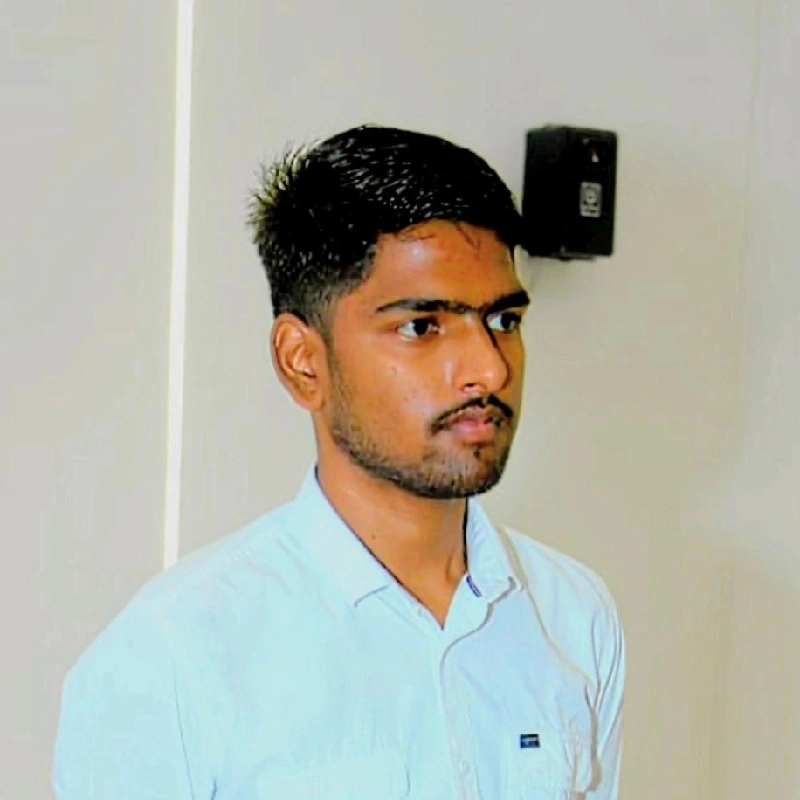
#> input picture 1750576974109.png, 800 x 800 px, found by its file name
$ python test_cosine_similarity.py
#> lines starting #> are read from the running program, lines starting #| are printed output that depends on the picture
import os
import glob
from PIL import Image
import numpy as np

# Load 10 reference OASIS images and downsample them to 32x32
oasis_files = glob.glob("Data/raw/neuro_ssl_outputs/data/raw/oasis_2d/**/*.jpg", recursive=True)
reference_files = oasis_files[:20]

references = []
for f in reference_files:
    img = Image.open(f).convert('L').resize((32, 32), Image.BILINEAR)
    vec = np.array(img, dtype=float).flatten()
    # Normalize vector to unit length
    norm = np.linalg.norm(vec)
    if norm > 0:
        vec /= norm
    references.append(vec)

def test_similarity(path):
#> called with path = '1750576974109.png'
    try:
        img = Image.open(path).convert('L').resize((32, 32), Image.BILINEAR)
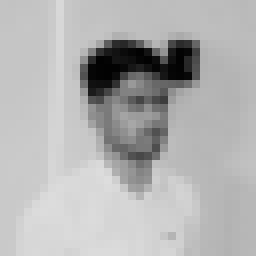
#> img: PIL image 32x32 L (shown 8 times larger); min 2, max 221, mean 177.8
        vec = np.array(img, dtype=float).flatten()
#> vec = 1024 values, max 221 at index 717, min 2 at index 209, mean 177.8
        norm = np.linalg.norm(vec)
#> norm = 5892.1
        if norm > 0:
            vec /= norm
#> vec = 1024 values, max 0.0375 at index 717, min 0.000339 at index 209, mean 0.0302

        # Calculate cosine similarities to all references
        similarities = [np.dot(vec, ref) for ref in references]
#> similarities = []
        max_sim = max(similarities)
        mean_sim = np.mean(similarities)

        print(f"Path: {os.path.basename(path)}")
        print(f"  Max Similarity: {max_sim:.4f}")
        print(f"  Mean Similarity: {mean_sim:.4f}")
        print("-" * 40)
    except Exception as e:
        print(f"Error {path}: {e}")

print("--- OASIS IMAGES (NOT USED AS REFERENCE) ---")
for f in oasis_files[20:25]:
    test_similarity(f)

print("--- OTHER IMAGES ---")
other_files = ["1750576974109.png", "images (1).jpeg"]
for f in other_files:
    if os.path.exists(f):
        test_similarity(f)
#> pass 2 of the loop `for f in other_files:`:
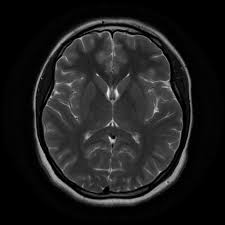
#> input picture images (1).jpeg, 225 x 225 px, found by its file name
#> in test_similarity (call 2), `img = Image.open(path).convert('L').resize((32, 32), Image.BILINEAR)`:
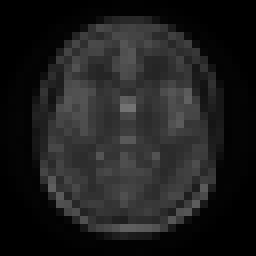
#> img: PIL image 32x32 L (shown 8 times larger); min 0, max 115, mean 29.8
#> in test_similarity (call 2), `vec = np.array(img, dtype=float).flatten()`: vec = 1024 values, max 115 at index 432, min 0 at index 0, mean 29.78
#> norm = 1331.5
#> in test_similarity (call 2), `vec /= norm`: vec = 1024 values, max 0.0864 at index 432, min 0 at index 0, mean 0.0224
